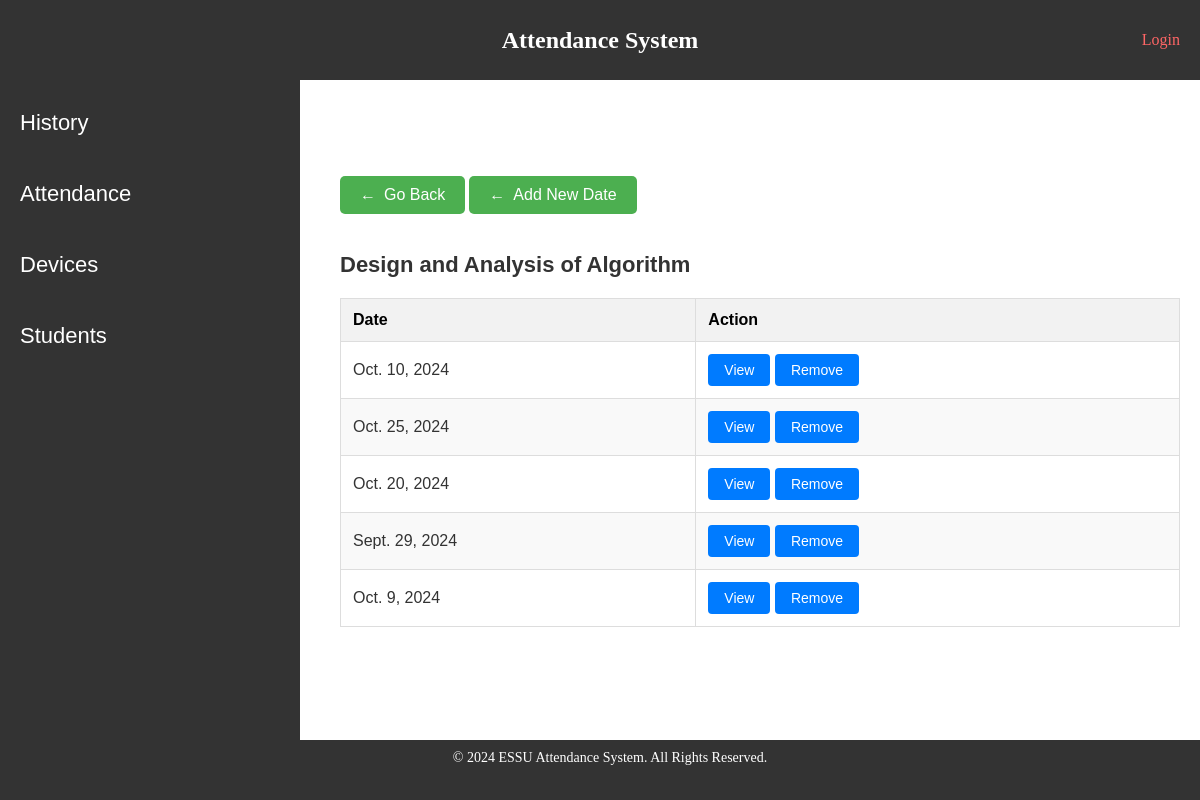
Page /event/1/ on the earlier database version.
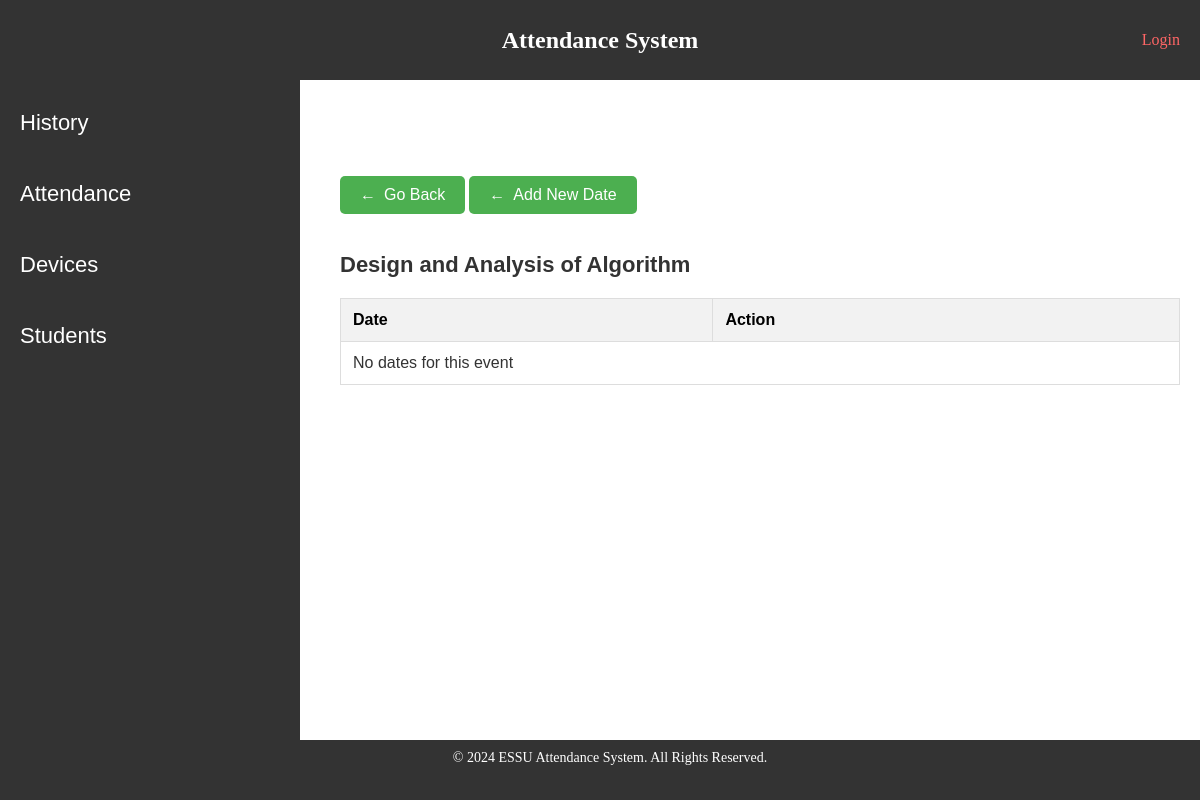
Same page on the later database version.
### attendance_app/models.py (models this page shows, shortened)
class Day(models.Model):
    date = models.DateField(unique=True)
    event = models.ForeignKey(Event, on_delete=models.CASCADE)

### attendance_app/views.py (the view, shortened to what this page needs)
# urls.py: path("event/<int:event_id>/",views.event, name='event'),
def event(request, event_id):
    event1 = Event.objects.get(id=event_id)
    days = event1.day_set.all()
    return render(request, "attendance_app/event.html", {'days':days, "event":event1})

### attendance_app/templates/attendance_app/event.html
{% extends "attendance_app/control_panel.html" %}
{% block content %}
    <p>
        <a href="{% url 'events' %}" class="back-link">Go Back</a>
        <a href="{% url 'add_day' event.id %}" class="back-link">Add New Date</a>
    </p>
    <h2 class="attendance_dashboard_h2">{{event.name}}</h2>
     <table class="table1">
        <thead>
            <tr>
                <th>Date</th>
                <th>Action</th>
            </tr>
        </thead>
        <tbody>
            {% for day in days %}
            <tr>
                <td>{{day.date}}</td>
                <td>
                    <a href="{% url 'attendance_for_today' day.id %}" class="view-btn">View</a>
                    <a href="{% url 'delete_day' day.id %}" class="view-btn">Remove</a>
                </td>
            </tr>
            {% empty %}
            <tr>
                <td colspan="2">No dates for this event</td>
            </tr>
            {% endfor %}
        </tbody>
    </table>
{% endblock content %}

Differences in the rows shown:
removed Day: date "Oct. 10, 2024"
removed Day: date "Oct. 25, 2024"
removed Day: date "Oct. 20, 2024"
removed Day: date "Sept. 29, 2024"
removed Day: date "Oct. 9, 2024"
Other differences:
text now shown: "No dates for this event"
